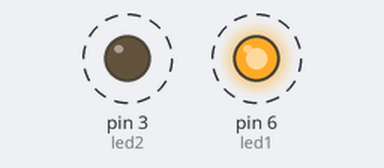
The sketch below on a simulated Arduino Uno, built with avr-gcc and run on an emulated ATmega328P. Shown: output pins drawn as LEDs (lit = HIGH). Dashed ring = blinking.

Above: at 0.5 s.
Timing chart, 0 to 4.6 s (numbered marks = the images above):
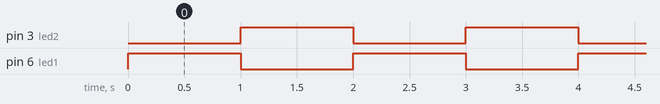

The sketch:

Utilizando_Variaveis_1.ino
```cpp
// Este programa acende um LED por vez, alternadamente.
// Quando o primeiro LED está ligado, o segundo LED está desligado (e vice-versa).
// A cada segundo, os LEDs vão alternando entre si.

#define led1 6
#define led2 3

// Declaração da variável "tempo".

int tempo = 1000;

void setup() {
  pinMode(led1, OUTPUT);
  pinMode(led2, OUTPUT);
}

void loop() {
  digitalWrite(led1, HIGH);
  digitalWrite(led2, LOW);
  delay(tempo);
  digitalWrite(led1, LOW);
  digitalWrite(led2, HIGH);
  delay(tempo);
}
```

Measured:
- by itself, pin 3 (led2), pin 6 (led1): alternates HIGH for 1.0 s and LOW for 1.0 s
